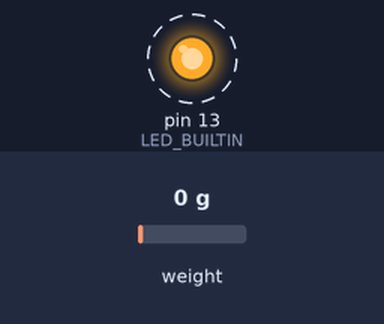
The sketch below on a simulated Arduino Uno, built with avr-gcc and run on an emulated ATmega328P. Parts: output pins drawn as LEDs (lit = HIGH). Dashed ring = blinking. Inputs (shaded band) come from the test bench; at power-on: weight on the scale 0 g. What the sketch prints to the serial monitor is not drawn.

Above: at 2.4 s.
Timing chart, 0 to 5.1 s (numbered marks = the images above):
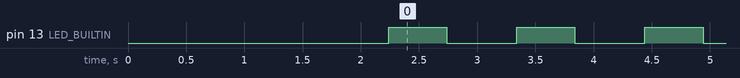

Measured:
- by itself, pin 13 (LED_BUILTIN): alternates HIGH for 0.50 s and LOW for 0.60 s

The sketch:

Scale_Calibration.ino
```cpp
// (licence header left out)
#include "HX711.h"

#define DOUT  15
#define CLK  14

HX711 scale;

float calibration_factor = -7050; //-7050 worked for my 440lb max scale setup

void setup() {
  Serial.begin(9600);

  pinMode(LED_BUILTIN, OUTPUT);

  Serial.println("HX711 calibration sketch");
  Serial.println("Remove all weight from scale");
  Serial.println("After readings begin, place known weight on scale");
  Serial.println("Press + or a to increase calibration factor");
  Serial.println("Press - or z to decrease calibration factor");

  scale.begin(DOUT, CLK);
  scale.set_scale();
  scale.tare(); //Reset the scale to 0

  long zero_factor = scale.read_average(); //Get a baseline reading
  Serial.print("Zero factor: "); //This can be used to remove the need to tare the scale. Useful in permanent scale projects.
  Serial.println(zero_factor);

}

void loop() {

  scale.set_scale(calibration_factor); //Adjust to this calibration factor

  Serial.print("Reading: ");
  Serial.print(scale.get_units(), 1);
  Serial.print(" kg"); //Change this to kg and re-adjust the calibration factor if you follow SI units like a sane person
  Serial.print(" calibration_factor: ");
  Serial.print(calibration_factor);
  Serial.println();

  if(Serial.available())
  {
    char temp = Serial.read();
    if(temp == '+' || temp == 'a')
      calibration_factor += 500;
    else if(temp == '-' || temp == 'z')
      calibration_factor -= 500;
  }

  digitalWrite(LED_BUILTIN, HIGH);
  delay(500);
  digitalWrite(LED_BUILTIN, LOW);
  delay(500);

}
```
